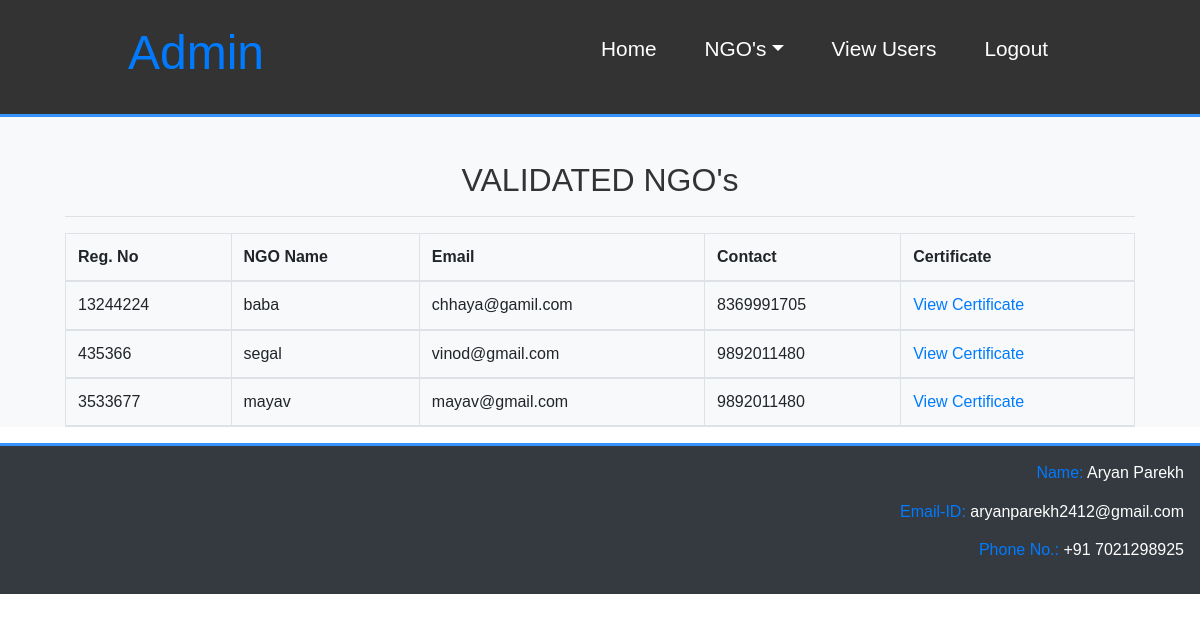
The app's page /all_verified_ngos/ (signed in) with its own data.
### NGO_App/models.py (models this page shows)
class NGOProfile(models.Model):
    user = models.ForeignKey(User,on_delete=models.CASCADE)
    registration_number=models.CharField(unique=True,max_length=10)
    ngo_name=models.CharField(max_length=50)
    certificate=models.ImageField(blank=False,upload_to='certificate_pics')
    contact = models.CharField(max_length=10)
    country=models.CharField(max_length=50)
    state=models.CharField(max_length=50)
    city=models.CharField(max_length=50)
    pincode=models.CharField(max_length=50)
    verfied=models.BooleanField(default=False)
    address_line_1=models.CharField(max_length=200)
    def __str__(self):
        return self.user.username

### NGO_App/views.py (the view)
# urls.py: path('all_verified_ngos/',all_verified_ngos,name='all_verified_ngos'),
def all_verified_ngos(request):
    if not request.user.is_authenticated:
        return redirect('home')
    ngos=NGOProfile.objects.filter(verfied=True)
    print(ngos)
    d={'ngos':ngos}
    return render(request,'all_verified_ngos.html',d)

### NGO_App/templates/all_verified_ngos.html
{% extends 'adminnavigation.html' %}
{% load static %}
{% block admin_body %}
<section id="signup">
  <div class="bg-light">
    <br><br>
    <div class="container">
      <h2 class="text-center">VALIDATED NGO's</h2>
      <hr>
      <table class="table table-bordered" id=mytable>
        <thead>
          <tr>
            <th>Reg. No</th>
            <th>NGO Name</th>
            <th>Email</th>
            <th>Contact</th>
            <th>Certificate</th>
          </tr>
          {% for i in ngos %}
          <tr>
            <td>{{i.registration_number}}</td>
            <td>{{i.ngo_name}}</td>
            <td>{{i.user.username}}</td>
            <td>{{i.contact}}</td>
            <td><a href="{{i.certificate.url}}">View Certificate</a></td>
          </tr>
          {% endfor %}
        </thead>
      </table>
    </div>
  </div>
</section>
{% endblock %}

### NGO_App/templates/adminnavigation.html (shortened to what this page needs)
<!DOCTYPE html>
{% load static %}
<html lang="en" dir="ltr">
  <head>
    <link rel="stylesheet" href="https://maxcdn.bootstrapcdn.com/bootstrap/4.5.0/css/bootstrap.min.css">
    <link rel="stylesheet" href="https://cdnjs.cloudflare.com/ajax/libs/font-awesome/4.7.0/css/font-awesome.min.css">
    <link rel="stylesheet" href="{% static 'css/full.css' %}">
  </head>
  <body>
    <nav id='navbar'>
        <h2><a href="#"><span class="text-primary">Admin</span></a></h2>
      <ul>
        <li><a href="{% url 'adminhome' %}">Home</a></li>
        <li class="nav-item dropdown">
          <a class="dropdown-toggle" href="#" data-toggle="dropdown">NGO's</a>
        </li>
        <li><a href="{% url 'view_users' %}">View Users</a></li>
        <li><a href="{% url 'logout' %}">Logout</a></li>
      </ul>
    </nav>
    {% block admin_body %}
    {% endblock %}
    <footer class="bg-dark">
      <p><span class="text-primary">Name: </span>Aryan Parekh</p>
      <p><span class="text-primary">Email-ID: </span>aryanparekh2412@gmail.com</p>
      <p><span class="text-primary">Phone No.: </span>+91 7021298925</p>
    </footer>
  </body>
</html>

### NGO_App/static/css/full.css (style rules this page uses)
* { margin:0; padding: 0; box-sizing: border-box; scroll-behavior: smooth; }
body { font-family: Arial, sans-serif; line-height: 1.4; color: #fff; overflow-x: scroll; }
.container { max-width: 1100px; margin: auto; }
.text-primary { color: #3693ff; }
.bg-light { background: #f4f4f4; color: #333; }
.bg-dark { background: #333; color: #fff; }
#navbar { display: flex; justify-content: space-between; background: #333; color: #fff; padding: 1.5rem 8rem; position: sticky; top: 0; z-index: 1; border-bottom: 3px solid #3693ff; }
#navbar ul { display: flex; align-items: center; list-style: none; }
#navbar h2 a { font-size: 3rem; text-align: left; color: #fff; text-decoration: none; }
#navbar li a { text-decoration: none; color: #fff; padding: 1rem; font-size: 1.3rem; margin: 0 0.5rem; border-radius: 5px; transition: background-color 0.35s; }
footer { padding: 1rem; border-top: 3px solid #3693ff; }
footer p { text-align:right; }

### records on screen
NGOProfile: registration_number "13244224", ngo_name "baba", user.username "chhaya@gamil.com", contact "8369991705"
NGOProfile: registration_number "435366", ngo_name "segal", user.username "vinod@gmail.com", contact "9892011480"
NGOProfile: registration_number "3533677", ngo_name "mayav", user.username "mayav@gmail.com", contact "9892011480"
